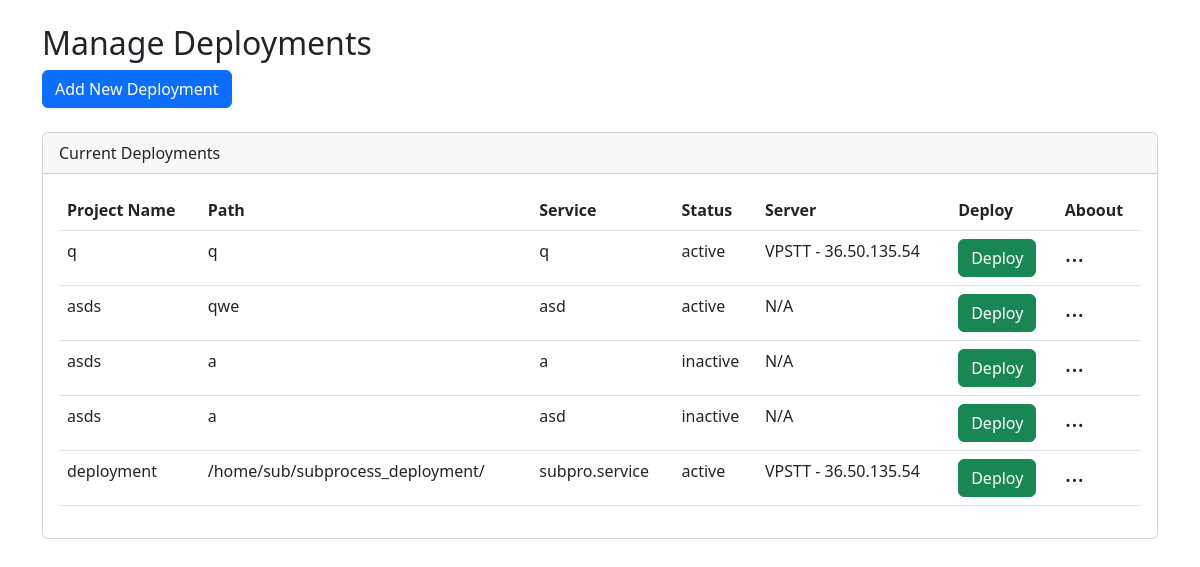
Before: / with the older database file.
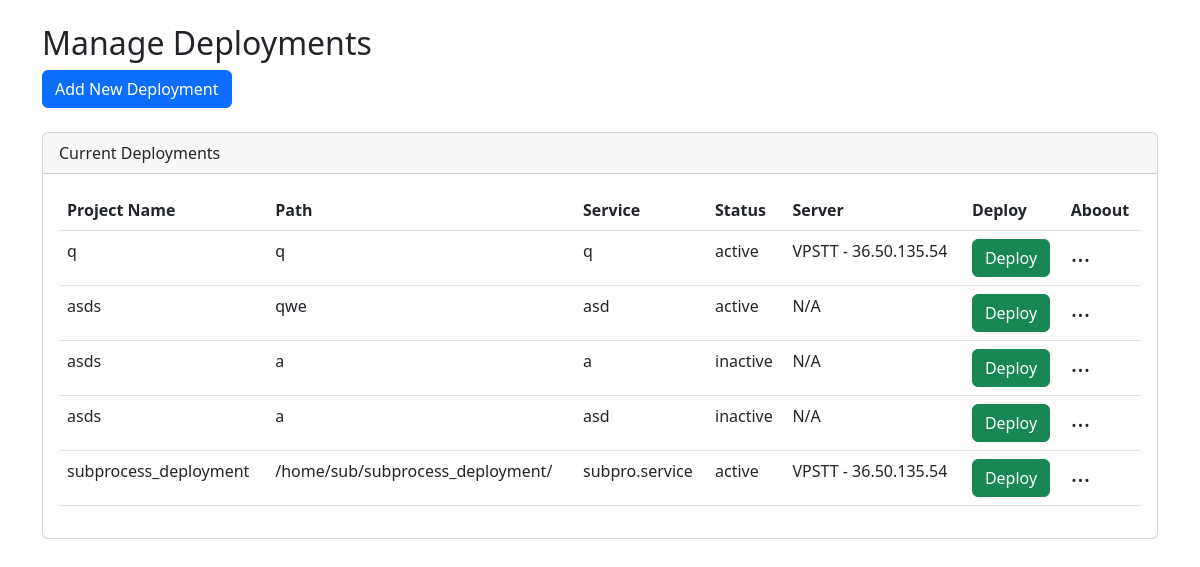
After: the same page with the newer database file.
### subprocess_app/models.py (models this page shows, shortened)
class Deployment(models.Model):
    STATUS_CHOICES = [
        ('active', 'Active'),
        ('inactive', 'Inactive'),
    ]
    project_name = models.CharField(max_length=100)
    project_path = models.CharField(max_length=200)
    service_name = models.CharField(max_length=100)
    status = models.CharField(max_length=20, choices=STATUS_CHOICES, default='inactive')
    created_at = models.DateTimeField(auto_now_add=True)
    updated_at = models.DateTimeField(auto_now=True)
    server = models.ForeignKey(Server, on_delete=models.CASCADE , null=True , blank=True)
    class Meta:
        ordering = ['-created_at']

class Server(models.Model):
    server_name = models.CharField(max_length=100)
    server_ip = models.CharField(max_length=100)
    user = models.CharField(max_length=100)
    password = models.CharField(max_length=100)
    created_at = models.DateTimeField(auto_now_add=True)
    updated_at = models.DateTimeField(auto_now=True)

### subprocess_app/views.py (the view, shortened to what this page needs)
# urls.py: path('', manage, name='manage'),
def manage(request):
    servers = Server.objects.all()
    deployments = Deployment.objects.all()
    return render(request, 'management.html', {'servers': servers, 'deployments': deployments})

### subprocess_app/templates/management.html (shortened to what this page needs)
<!DOCTYPE html>
<html lang="en">
<head>
    <link rel="stylesheet" href="https://cdn.jsdelivr.net/npm/bootstrap@5.3.0/dist/css/bootstrap.min.css">
</head>
<body>
    <div class="container mt-4">
        <h2>Manage Deployments</h2>
        <button type="button" class="btn btn-primary mb-4" data-bs-toggle="modal" data-bs-target="#addDeploymentModal">
            Add New Deployment
        </button>
        <div class="card">
            <div class="card-header">Current Deployments</div>
            <div class="card-body">
                <table class="table">
                    <thead>
                        <tr>
                            <th>Project Name</th>
                            <th>Path</th>
                            <th>Service</th>
                            <th>Status</th>
                            <th>Server</th>
                            <th>Deploy</th>
                            <th>Aboout</th>
                        </tr>
                    </thead>
                    <tbody>
                        {% for deployment in deployments %}
                        <tr>
                            <td>{{ deployment.project_name }}</td>
                            <td>{{ deployment.project_path }}</td>
                            <td>{{ deployment.service_name }}</td>
                            <td>{{ deployment.status }}</td>
                            <td>
                                {% if deployment.server %}
                                   {{ deployment.server.server_name }} - {{ deployment.server.server_ip }}
                                {% else %}
                                    N/A
                                {% endif %}
                            </td>
                            <td>
                                <a href="{% url 'deploy' deployment.id %}" class="btn btn-success">Deploy</a>
                            </td>
                            <td>
                                <div class="dropdown">
                                    <h4  type="button" id="dropdownMenuButton{{ deployment.id }}" data-bs-toggle="dropdown" aria-expanded="false">
                                        ...
                                </div>
                            </td>
                        </tr>
                        {% endfor %}
                    </tbody>
                </table>
            </div>
        </div>
    </div>
</body>
</html>

Changed rows visible on the page:
changed Deployment "/home/sub/subprocess_deployment/": project_name "deployment" → "subprocess_deployment"
